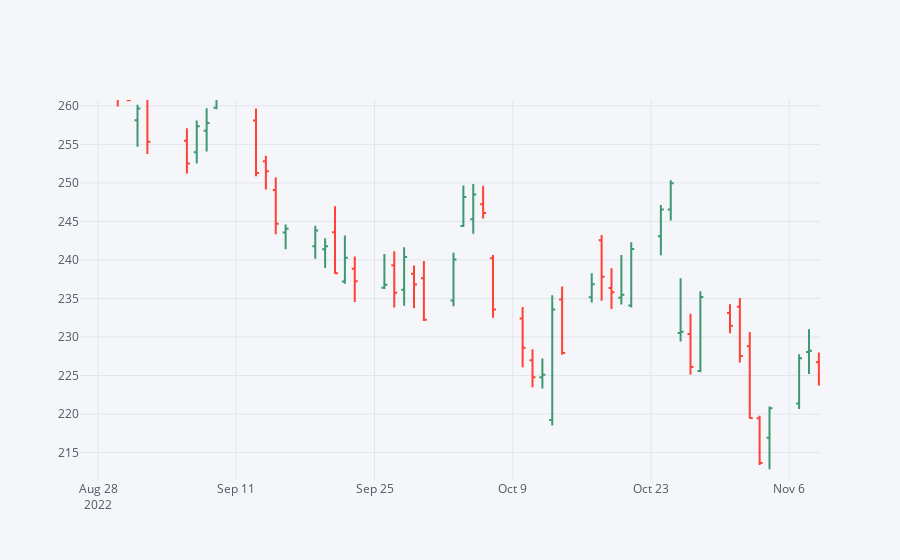

Notebook cell for this chart:
### Markdown cell above
##  Gráfico abierto, alto, bajo, cerrado (OHLC)

### Code cell
df2.iplot(kind="ohlc",
        keys=["Open", "High", "Low", "Close"])

### Figure 1 — Plotly figure (JSON) as saved in the notebook; plotly's stock layout.template omitted (floating-point values rounded to 4 significant figures; data arrays with more than 128 entries replaced by an {"elided": "..."} marker saying what was removed)
{"data": [{"close": {"elided": "150 float values"}, "high": {"elided": "150 float values"}, "low": {"elided": "150 float values"}, "open": {"elided": "150 float values"}, "showlegend": false, "type": "ohlc", "x": {"elided": "150 str values"}, "yaxis": "y2"}], "layout": {"autosize": true, "legend": {"bgcolor": "#F5F6F9", "font": {"color": "#4D5663"}}, "paper_bgcolor": "#F5F6F9", "plot_bgcolor": "#F5F6F9", "title": {"font": {"color": "#4D5663"}}, "xaxis": {"autorange": false, "gridcolor": "#E1E5ED", "range": ["2022-08-26 04:13:13.2203", "2022-11-09 02:44:44.7458"], "rangeslider": {"visible": false, "yaxis2": {}}, "showgrid": true, "tickfont": {"color": "#4D5663"}, "title": {"font": {"color": "#4D5663"}, "text": ""}, "type": "date", "zerolinecolor": "#E1E5ED"}, "yaxis": {"gridcolor": "#E1E5ED", "showgrid": true, "showticklabels": false, "tickfont": {"color": "#4D5663"}, "title": {"font": {"color": "#4D5663"}, "text": ""}, "zerolinecolor": "#E1E5ED"}, "yaxis2": {"autorange": false, "gridcolor": "#E1E5ED", "range": [211.4, 260.8], "showgrid": true, "tickfont": {"color": "#4D5663"}, "title": {"font": {"color": "#4D5663"}, "text": ""}, "zerolinecolor": "#E1E5ED"}}}
